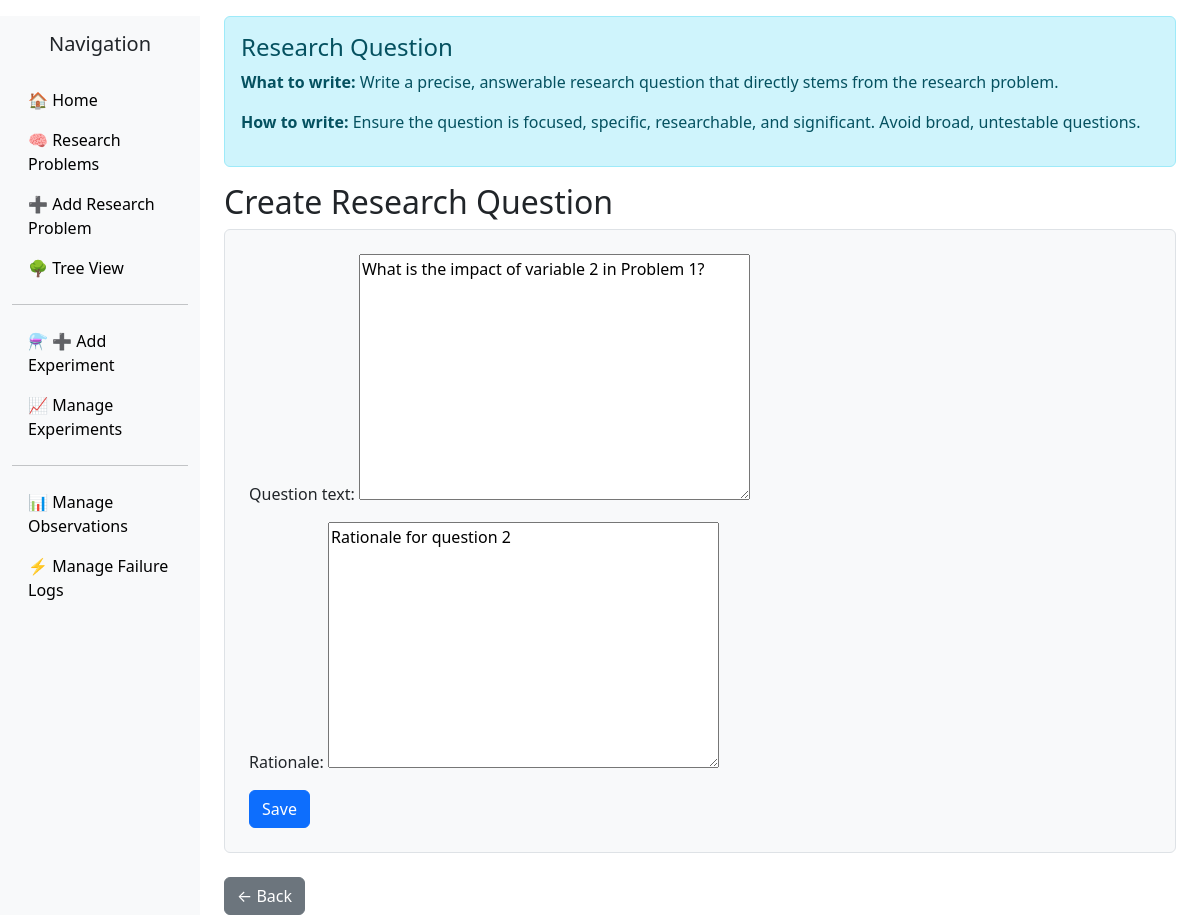
Screenshot of /questions/2/edit/ with the database file from the repository.
### scientificmethod/models.py (models this page shows, shortened)
class TimestampedModel(models.Model):
    created_at = models.DateTimeField(default=timezone.now)
    updated_at = models.DateTimeField(auto_now=True)
    class Meta:
        abstract = True

class ResearchQuestion(TimestampedModel):
    research_problem = models.ForeignKey(ResearchProblem, on_delete=models.CASCADE, related_name='questions')
    question_text = MDTextField()
    rationale = MDTextField(null=True, blank=True)

### scientificmethod/views.py (the view, shortened to what this page needs)
# urls.py: path('questions/<int:pk>/edit/', views.ResearchQuestionUpdateView.as_view(), name='researchquestion_update'),
class ResearchQuestionUpdateView(generic.UpdateView):
    model = ResearchQuestion
    fields = ['question_text', 'rationale']
    template_name = 'scientificmethod/researchquestion_form.html'

### scientificmethod/templates/scientificmethod/researchquestion_form.html (shortened to what this page needs)
{% extends "scientificmethod/base.html" %}
{% block content %}
<div class="alert alert-info" role="alert">
  <h4 class="alert-heading">Research Question</h4>
  <p><strong>What to write:</strong> Write a precise, answerable research question that directly stems from the research problem.</p>
  <p><strong>How to write:</strong> Ensure the question is focused, specific, researchable, and significant. Avoid broad, untestable questions.</p>
</div>
<h2>{% if edit_mode %}Edit{% else %}Create{% endif %} Research Question</h2>
<form method="post" class="p-4 border rounded bg-light">
    {{ form.as_p }}
    <button type="submit" class="btn btn-primary">{% if edit_mode %}Update{% else %}Save{% endif %}</button>
</form>
<br>
<a href="{% url 'researchproblem_list' %}" class="btn btn-secondary">← Back</a>
{% endblock %}

### scientificmethod/templates/scientificmethod/base.html (style rules this page uses)
body { padding-top: 1rem; }

### rows the page displays
ResearchQuestion: question_text "What is the impact of variable 2 in Problem 1?", rationale "Rationale for question 2"
